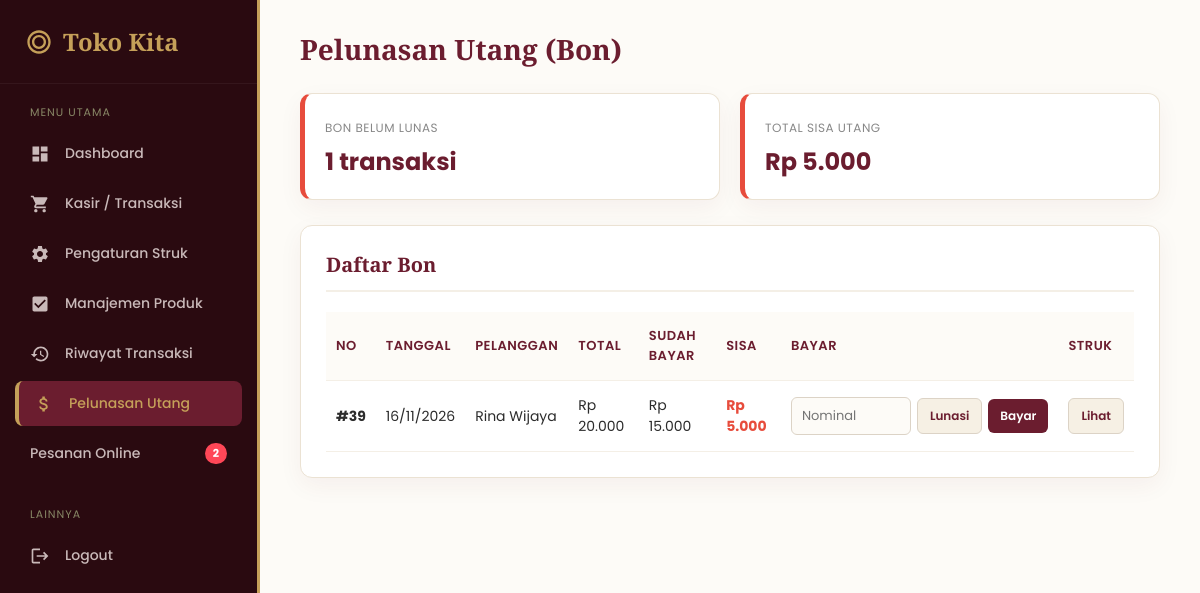
Page /pelunasan.php (signed in) on the committed database.
### tables this page shows
CREATE TABLE `tbl_transaksi` (
  `id_transaksi` int(11) NOT NULL,
  `tanggal` datetime DEFAULT NULL,
  `id_pelanggan` int(11) DEFAULT NULL,
  `total_belanja` decimal(12,2) DEFAULT NULL,
  `uang_bayar` decimal(12,2) DEFAULT 0.00,
  `kembalian` decimal(12,2) DEFAULT 0.00,
  `metode_pembayaran` varchar(20) DEFAULT 'Tunai',
  `status_bayar` varchar(30) DEFAULT 'Lunas',
  `status_pengiriman` varchar(30) DEFAULT 'Selesai'
);

CREATE TABLE `tbl_pelanggan` (
  `id_pelanggan` int(11) NOT NULL,
  `nama_pelanggan` varchar(100) DEFAULT NULL,
  `kota` varchar(50) DEFAULT NULL
);

### pelunasan.php (the view, shortened to what this page needs)
<?php
require 'koneksi.php';
$bon = mysqli_query($koneksi, "
    SELECT t.*, p.nama_pelanggan,
           (t.uang_bayar + COALESCE(c.total_cicil, 0)) AS sudah_bayar,
           (t.total_belanja - t.uang_bayar - COALESCE(c.total_cicil, 0)) AS sisa
    FROM tbl_transaksi t
    JOIN tbl_pelanggan p ON t.id_pelanggan = p.id_pelanggan
    LEFT JOIN (SELECT id_transaksi, SUM(nominal) AS total_cicil FROM tbl_pelunasan GROUP BY id_transaksi) c
           ON c.id_transaksi = t.id_transaksi
    WHERE t.metode_pembayaran = 'Utang'
    ORDER BY t.id_transaksi DESC
");
$ringkas = mysqli_fetch_assoc(mysqli_query($koneksi, "
    SELECT COUNT(*) AS jumlah,
           COALESCE(SUM(t.total_belanja - t.uang_bayar - COALESCE(c.total_cicil, 0)), 0) AS total_sisa
    FROM tbl_transaksi t
    LEFT JOIN (SELECT id_transaksi, SUM(nominal) AS total_cicil FROM tbl_pelunasan GROUP BY id_transaksi) c
           ON c.id_transaksi = t.id_transaksi
    WHERE t.metode_pembayaran = 'Utang'
"));
?>
<!DOCTYPE html>
<html lang="id">
<head>
</head>
<body>
    <?php include 'sidebar.php'; ?>
    <div class="main-content">
        <div class="topbar">
            <h1>Pelunasan Utang (Bon)</h1>
        </div>
        <div class="ringkasan">
            <div class="box">
                <small>Bon Belum Lunas</small>
                <h3><?= $ringkas['jumlah'] ?> transaksi</h3>
            </div>
            <div class="box">
                <small>Total Sisa Utang</small>
                <h3>Rp <?= number_format($ringkas['total_sisa'], 0, ',', '.') ?></h3>
            </div>
        </div>
        <div class="card">
            <h2>Daftar Bon</h2>
            <table>
                <thead>
                    <tr>
                        <th>No</th>
                        <th>Tanggal</th>
                        <th>Pelanggan</th>
                        <th>Total</th>
                        <th>Sudah Bayar</th>
                        <th>Sisa</th>
                        <th>Bayar</th>
                        <th>Struk</th>
                    </tr>
                </thead>
                <tbody>
                    <?php if(mysqli_num_rows($bon) > 0): ?>
                        <?php while($b = mysqli_fetch_assoc($bon)): ?>
                        <tr>
                            <td><strong>#<?= $b['id_transaksi'] ?></strong></td>
                            <td><?= date('d/m/Y', strtotime($b['tanggal'])) ?></td>
                            <td><?= htmlspecialchars($b['nama_pelanggan']) ?></td>
                            <td>Rp <?= number_format($b['total_belanja'], 0, ',', '.') ?></td>
                            <td>Rp <?= number_format($b['sudah_bayar'], 0, ',', '.') ?></td>
                            <td class="td-sisa">Rp <?= number_format($b['sisa'], 0, ',', '.') ?></td>
                            <td>
                                <form method="POST" action="pelunasan.php" class="form-bayar"
                                      onsubmit="return confirm('Catat pembayaran untuk bon #<?= $b['id_transaksi'] ?>?')">
                                    <input type="number" name="nominal" min="1" max="<?= round($b['sisa']) ?>" step="any" placeholder="Nominal" required>
                                    <button type="button" class="btn btn-penuh" onclick="this.form.nominal.value='<?= round($b['sisa']) ?>'">Lunasi</button>
                                    <button type="submit" name="bayar" class="btn btn-bayar">Bayar</button>
                                </form>
                            </td>
                            <td><a href="struk.php?id=<?= $b['id_transaksi'] ?>" class="btn btn-struk" target="_blank">Lihat</a></td>
                        </tr>
                        <?php endwhile; ?>
                    <?php else: ?>
                        <tr><td colspan="8" class="empty">Mantap, nggak ada bon yang belum lunas 🎉</td></tr>
                    <?php endif; ?>
                </tbody>
            </table>
        </div>
    </div>
</body>
</html>

### pelunasan.php (style rules this page uses)
:root { --maroon: #6B1D2F; --maroon-dark: #4A1320; --cream: #FDFBF7; --cream-card: #F4EFE6; --gold: #C5A059; --gold-hover: #B08D48; --text-dark: #2C2C2C; --sidebar-bg: #2A0A10; --green: #27ae60; --red: #e74c3c; }
* { margin: 0; padding: 0; box-sizing: border-box; font-family: 'Poppins', sans-serif; }
body { background: var(--cream); color: var(--text-dark); display: flex; min-height: 100vh; }
.main-content { margin-left: 260px; padding: 30px 40px; width: calc(100% - 260px); }
.topbar { margin-bottom: 25px; }
.topbar h1 { font-family: 'Playfair Display', serif; font-size: 28px; color: var(--maroon); }
.card { background: #fff; padding: 25px; border-radius: 12px; box-shadow: 0 8px 25px rgba(107, 29, 47, 0.05); border: 1px solid #EBE2D3; margin-bottom: 25px; }
.card h2 { font-family: 'Playfair Display', serif; font-size: 20px; margin-bottom: 20px; color: var(--maroon); border-bottom: 2px solid var(--cream-card); padding-bottom: 12px; }
.ringkasan { display: grid; grid-template-columns: 1fr 1fr; gap: 20px; margin-bottom: 25px; }
.ringkasan .box { background: #fff; border: 1px solid #EBE2D3; border-left: 5px solid var(--red); border-radius: 12px; padding: 20px; box-shadow: 0 8px 25px rgba(107, 29, 47, 0.05); }
.ringkasan .box small { color: #888; font-size: 12px; text-transform: uppercase; letter-spacing: 0.5px; }
.ringkasan .box h3 { font-size: 24px; color: var(--maroon); margin-top: 5px; }
table { width: 100%; border-collapse: collapse; }
th, td { padding: 14px 10px; text-align: left; border-bottom: 1px solid var(--cream-card); font-size: 14px; vertical-align: middle; }
th { color: var(--maroon); font-weight: 600; font-size: 13px; text-transform: uppercase; letter-spacing: 0.5px; background: var(--cream); }
.td-sisa { font-weight: 700; color: var(--red); }
.form-bayar { display: flex; gap: 6px; align-items: center; }
.form-bayar input { width: 120px; padding: 8px 10px; border: 1px solid #DCD3C6; border-radius: 6px; font-size: 13px; background: var(--cream); outline: none; }
.btn { border: none; padding: 8px 12px; border-radius: 6px; font-size: 12px; font-weight: 600; cursor: pointer; transition: 0.2s; text-decoration: none; display: inline-block; }
.btn-bayar { background: var(--maroon); color: #fff; }
.btn-penuh { background: #F6F0E4; color: var(--maroon); border: 1px solid #DCD3C6; }
.btn-struk { background: #F6F0E4; color: var(--maroon); border: 1px solid #DCD3C6; }

### rows in the picture
tbl_transaksi: id_transaksi "39", tanggal "16/11/2026", id_pelanggan.nama_pelanggan "Rina Wijaya", total_belanja "20.000", sudah_bayar "15.000", sisa "5.000", $b['sisa'] 5000 (drawn)

### other values in the picture
$jml_notif "2"
$ringkas['jumlah'] "1"
$ringkas['total_sisa'] "5.000"
